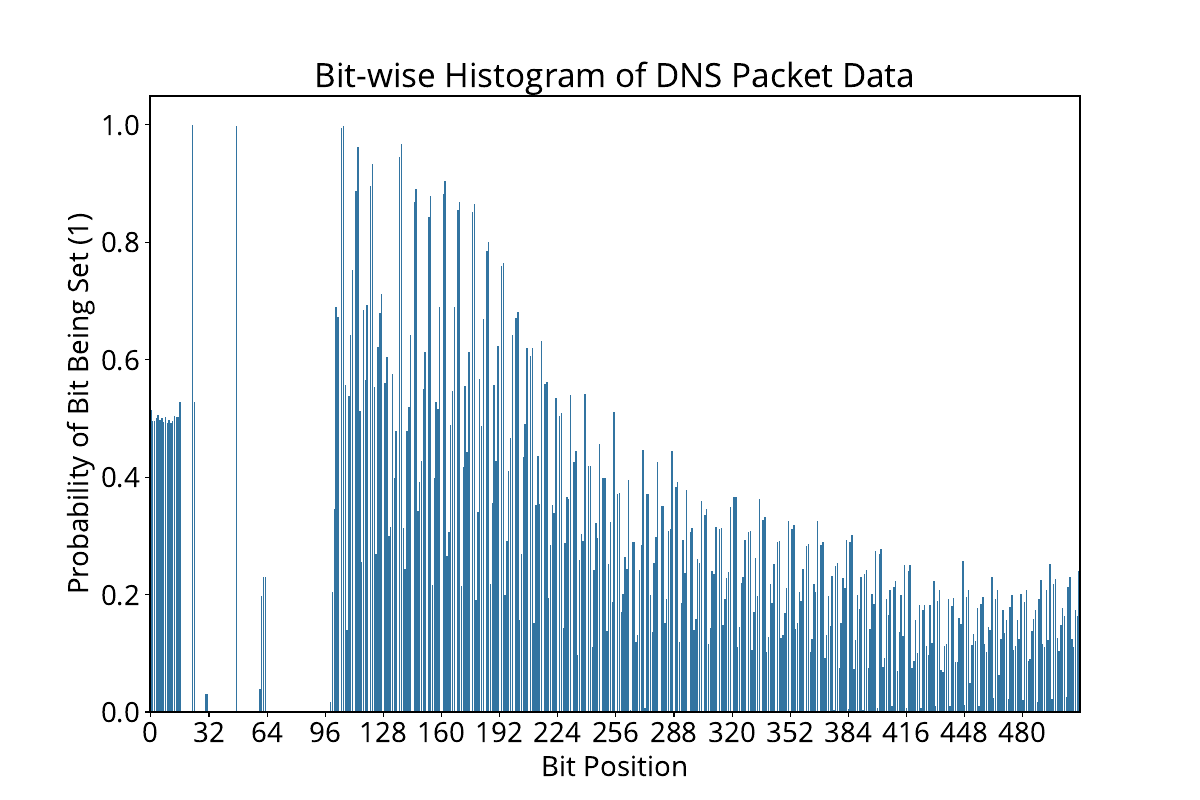

Source code (Python):
# %%
import numpy as np
import matplotlib.pyplot as plt
import matplotlib as mpl
import seaborn as sns
import sys
import os
from scapy.all import rdpcap, DNS, TCP, UDP


# %%
# Load the pcapng file and filter DNS packets
def load_pcapng(file_name):
    packets = rdpcap(file_name)
    dns_packets = []

    for pkt in packets:
        if pkt.haslayer(DNS):
            dns_packets.append(bytes(pkt[DNS]))  # Extract raw DNS data
        # if pkt.haslayer(TCP):
        #     dns_packets.append(bytes(pkt[TCP]))
        # if pkt.haslayer(UDP):
        #     dns_packets.append(bytes(pkt[UDP]))

    return dns_packets


# %%
# Convert each byte in the DNS packet to a bit string
def bytes_to_bits(byte_data):
    bit_string = "".join(f"{byte:08b}" for byte in byte_data)
    return bit_string


# %%
# Analyze DNS packets and extract bit-level data
def analyze_dns_packets(packets):
    # bit_positions = 8 * 512  # Assume max 512 bytes (4096 bits)
    bit_positions = 512
    bit_counts = np.zeros(bit_positions)
    packets_len = len(packets)
    # Iterate through each packet
    for raw_dns_data in packets:
        try:
            bit_string = bytes_to_bits(raw_dns_data)  # Convert bytes to bit string
        except:
            print(f"Error converting bytes to bits  {raw_dns_data}")
            packets_len -= 1
            continue
        for i, bit in enumerate(bit_string):
            if i < bit_positions:  # Avoid overflows for very large packets
                bit_counts[i] += int(bit)  # Count '1's in each bit position

    # return bit_counts, len(packets)
    return bit_counts, packets_len


# %%
# Main function to execute the analysis
# def main():
# file_name = '/home/[user]/Projects/project-course-dns/DNS-Renaissance/pcapngs/iitgn.ac.in.pcapng'  # Replace with your pcapng file path
DIR = "./pcapngs"
DIR2 = "./pcapngs2"
packets = []
for file_name in os.listdir(DIR):
    packets += load_pcapng(f"{DIR}/{file_name}")
for file_name in os.listdir(DIR2):
    packets += load_pcapng(f"{DIR2}/{file_name}")

# packets += load_pcapng(file_name)

if not packets:
    print("No DNS packets found in the file.")
    sys.exit(1)

# Analyze DNS packets
bit_counts, num_packets = analyze_dns_packets(packets)
print("Num Packets:", num_packets)
print("Print DNS HEader bit counts:", bit_counts[:97])
# count number of zero bits along with there positions
# print distinct bitcount values
print(f"Distinct bit counts: {np.unique(bit_counts)}")

zero_bits = np.where(bit_counts == 0)
print(f"Number of zero bits: {len(zero_bits[0])}")
print(f"Zero bits positions: {zero_bits[0]}")

# count number of bits that are always 1 along with there positions
one_bits = np.where(bit_counts >= max(bit_counts) - 5)
print(f"Number of one bits: {len(one_bits[0])}")
print(f"One bits positions: {one_bits[0]}")


# %%
# Plot histogram for each bit
def plot_bit_histogram(bit_counts, num_packets):
    bit_positions = len(bit_counts)
    normalized_counts = bit_counts / num_packets  # Normalize counts to percentage

    # plt.figure(figsize=(15, 6))
    # plt.bar(range(bit_positions), normalized_counts, color="blue", width=1)
    # plt.xlabel("Bit Position")
    # plt.ylabel("Probability of Bit Being Set (1)")
    # plt.title("Bit-wise Histogram of DNS Packet Data")
    # plt.savefig("bits-hist.png")
    # plt.show()

    plt.figure(figsize=(12, 8))
    # sns.reset_defaults()
    # sns.set_theme(
    #     context="poster",
    #     font="Calibri",
    #     font_scale=1,
    #     palette="deep",
    #     style="ticks",
    #     rc={"figure.figsize": (12, 8), "lines.linewidth": 0.5},
    # )
    # sns.set(font="Calibri", font_scale=1.2)
    mpl.rcParams["font.family"] = "Open Sans"
    mpl.rcParams["font.size"] = 20
    sns.barplot(x=range(bit_positions), y=normalized_counts)
    plt.xlabel("Bit Position")
    plt.ylabel("Probability of Bit Being Set (1)")
    plt.xticks(range(0, bit_positions, 32))
    plt.title("Bit-wise Histogram of DNS Packet Data")
    plt.savefig("bits-hist.pdf")
    plt.show()


# Plot the bit histogram
plot_bit_histogram(bit_counts, num_packets)


# %%
